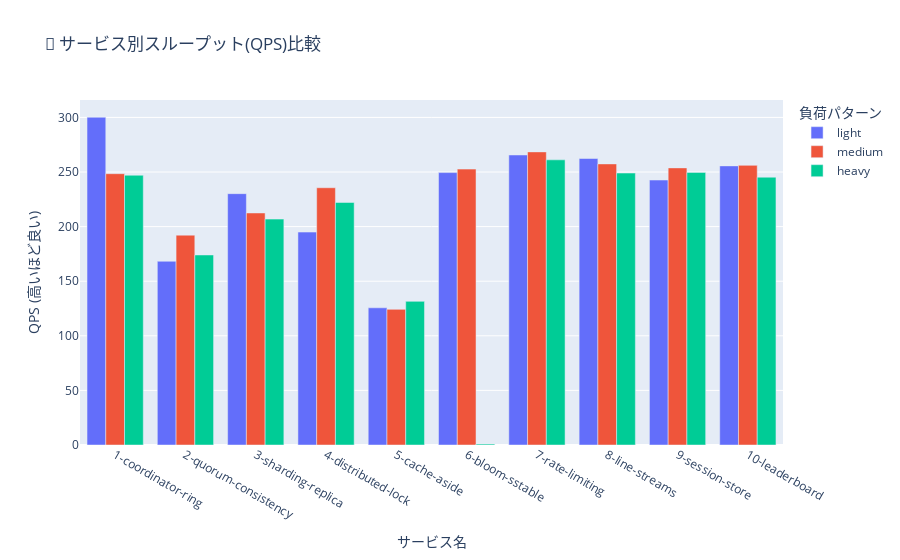

Notebook code for this chart:
### Markdown cell above
## 3. サービス間性能比較

### Code cell
if df_results is not None:
    fig = px.bar(
        df_results,
        x='service_name',
        y='qps',
        color='pattern_name',
        barmode='group',
        title='🚀 サービス別スループット(QPS)比較',
        labels={'service_name': 'サービス名', 'qps': 'QPS (Queries Per Second)', 'pattern_name': '負荷パターン'},
        category_orders={'pattern_name': ['light', 'medium', 'heavy']}
    )
    fig.update_layout(xaxis_title="サービス名", yaxis_title="QPS (高いほど良い)")
    fig.show()
else:
    print("データがありません。")

### Figure 1 — Plotly figure (JSON) as saved in the notebook; plotly's stock layout.template omitted (floating-point values rounded to 4 significant figures)
{"data": [{"alignmentgroup": "True", "hovertemplate": "負荷パターン=light<br>サービス名=%{x}<br>QPS (Queries Per Second)=%{y}<extra></extra>", "legendgroup": "light", "marker": {"color": "#636efa", "pattern": {"shape": ""}}, "name": "light", "offsetgroup": "light", "orientation": "v", "showlegend": true, "textposition": "auto", "type": "bar", "x": ["1-coordinator-ring", "2-quorum-consistency", "3-sharding-replica", "4-distributed-lock", "5-cache-aside", "6-bloom-sstable", "7-rate-limiting", "8-line-streams", "9-session-store", "10-leaderboard"], "xaxis": "x", "y": [300.2, 168.3, 230.2, 195.0, 125.6, 249.5, 265.6, 262.4, 242.6, 255.6], "yaxis": "y"}, {"alignmentgroup": "True", "hovertemplate": "負荷パターン=medium<br>サービス名=%{x}<br>QPS (Queries Per Second)=%{y}<extra></extra>", "legendgroup": "medium", "marker": {"color": "#EF553B", "pattern": {"shape": ""}}, "name": "medium", "offsetgroup": "medium", "orientation": "v", "showlegend": true, "textposition": "auto", "type": "bar", "x": ["1-coordinator-ring", "2-quorum-consistency", "3-sharding-replica", "4-distributed-lock", "5-cache-aside", "6-bloom-sstable", "7-rate-limiting", "8-line-streams", "9-session-store", "10-leaderboard"], "xaxis": "x", "y": [248.5, 192.2, 212.5, 235.6, 124.2, 252.7, 268.4, 257.4, 253.8, 256.1], "yaxis": "y"}, {"alignmentgroup": "True", "hovertemplate": "負荷パターン=heavy<br>サービス名=%{x}<br>QPS (Queries Per Second)=%{y}<extra></extra>", "legendgroup": "heavy", "marker": {"color": "#00cc96", "pattern": {"shape": ""}}, "name": "heavy", "offsetgroup": "heavy", "orientation": "v", "showlegend": true, "textposition": "auto", "type": "bar", "x": ["1-coordinator-ring", "2-quorum-consistency", "3-sharding-replica", "4-distributed-lock", "5-cache-aside", "6-bloom-sstable", "7-rate-limiting", "8-line-streams", "9-session-store", "10-leaderboard"], "xaxis": "x", "y": [247.0, 174.0, 206.9, 222.1, 131.5, 0.8916, 261.2, 249.1, 249.6, 245.3], "yaxis": "y"}], "layout": {"barmode": "group", "legend": {"title": {"text": "負荷パターン"}, "tracegroupgap": 0}, "title": {"text": "🚀 サービス別スループット(QPS)比較"}, "xaxis": {"anchor": "y", "domain": [0, 1], "title": {"text": "サービス名"}}, "yaxis": {"anchor": "x", "domain": [0, 1], "title": {"text": "QPS (高いほど良い)"}}}}
